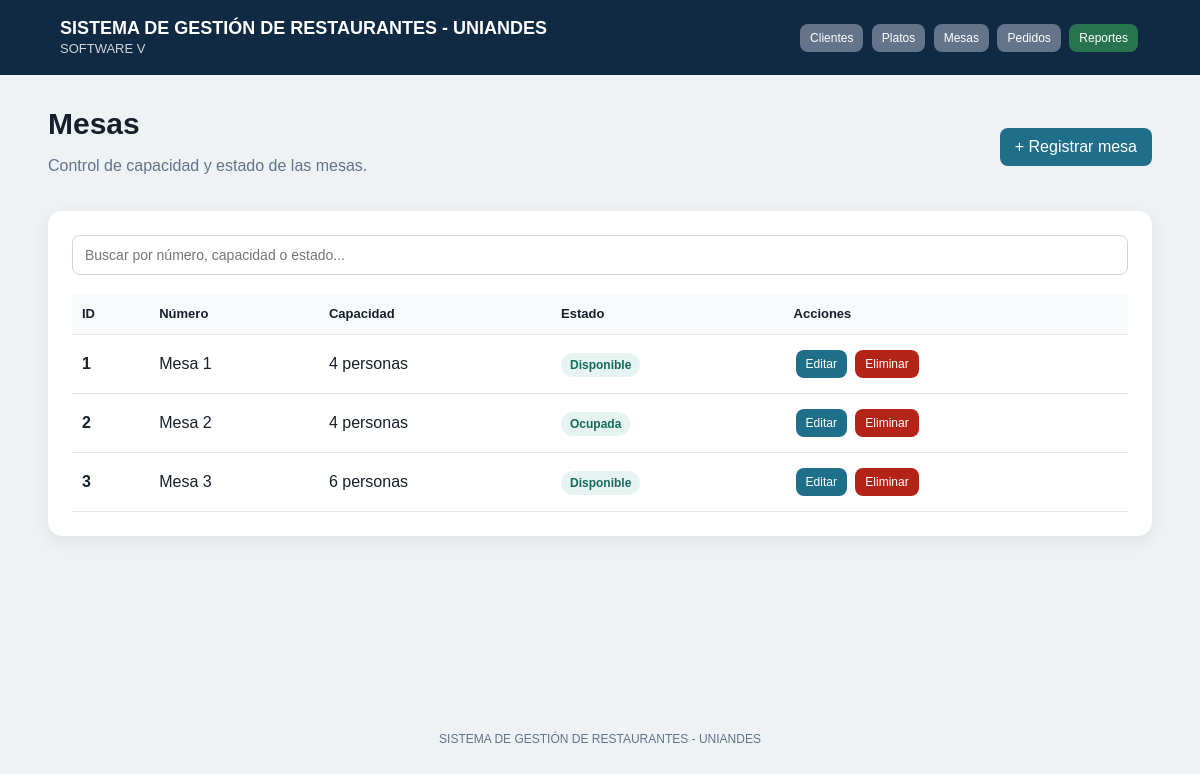
The page /index.php?controller=mesa on the database its author committed.
### tables this page shows
CREATE TABLE mesas (
    id INT AUTO_INCREMENT PRIMARY KEY,
    numero INT NOT NULL UNIQUE,
    capacidad INT NOT NULL,
    estado VARCHAR(20) NOT NULL DEFAULT 'Disponible',
    creado_en TIMESTAMP DEFAULT CURRENT_TIMESTAMP
);

### app/core/Controller.php (called while the page is built, shortened)
<?php
class Controller {
    protected function view(string $view, array $data = []): void {
        extract($data);
        require __DIR__ . '/../views/' . $view . '.php';
    }
}

### app/controllers/MesaController.php (called while the page is built, shortened)
<?php
require_once __DIR__ . '/../core/Controller.php';
require_once __DIR__ . '/../models/Mesa.php';
class MesaController extends Controller {
    public function index(): void {
        $mesas = (new Mesa())->all();
        $this->view('mesas/index', compact('mesas'));
    }
}

### app/core/Router.php (called while the page is built, shortened)
<?php
class Router {
    public function dispatch(): void {
        $action = $_GET['action'] ?? 'index';
        $controller = new $className();
        $controller->$action();
    }
}

### index.php (called while the page is built)
<?php
require_once __DIR__ . '/app/core/Router.php';
$router = new Router();
$router->dispatch();

### config/database.php (called while the page is built)
<?php
class Database {
    private string $host = 'localhost';
    private string $db = 'restaurante';
    private string $user = 'root';
    private string $pass = '';
    private ?PDO $conn = null;
    public function getConnection(): PDO {
        if ($this->conn === null) {
            $dsn = "mysql:host={$this->host};dbname={$this->db};charset=utf8mb4";
            $this->conn = new PDO($dsn, $this->user, $this->pass, [
                PDO::ATTR_ERRMODE => PDO::ERRMODE_EXCEPTION,
                PDO::ATTR_DEFAULT_FETCH_MODE => PDO::FETCH_ASSOC,
                PDO::ATTR_EMULATE_PREPARES => false
            ]);
        }
        return $this->conn;
    }
}

### app/models/Mesa.php (called while the page is built, shortened)
<?php
require_once __DIR__ . '/../../config/database.php';
class Mesa {
    private PDO $db;
    public function __construct() {
        $this->db = (new Database())->getConnection();
    }
    public function all(): array {
        return $this->db->query("SELECT * FROM mesas ORDER BY numero")->fetchAll();
    }
}

### app/views/mesas/index.php (the view, shortened to what this page needs)
<?php require __DIR__ . '/../layout/header.php'; ?>
<div class="hero">
    <div><h1>Mesas</h1><p>Control de capacidad y estado de las mesas.</p></div>
    <a href="index.php?controller=mesa&action=crear" class="btn">+ Registrar mesa</a>
</div>
<div class="card">
    <div class="search"><input id="buscar" type="text" placeholder="Buscar por número, capacidad o estado..."></div>
    <div class="table-wrap">
        <table id="tablaDatos">
            <thead><tr><th>ID</th><th>Número</th><th>Capacidad</th><th>Estado</th><th>Acciones</th></tr></thead>
            <tbody>
            <?php foreach ($mesas as $mesa): ?>
                <tr>
                    <td><b><?= $mesa['id'] ?></b></td>
                    <td>Mesa <?= $mesa['numero'] ?></td>
                    <td><?= $mesa['capacidad'] ?> personas</td>
                    <td><span class="badge"><?= htmlspecialchars($mesa['estado']) ?></span></td>
                    <td>
                        <a class="btn small" href="index.php?controller=mesa&action=editar&id=<?= $mesa['id'] ?>">Editar</a>
                        <a class="btn small danger" onclick="return confirm('¿Eliminar esta mesa?')" href="index.php?controller=mesa&action=eliminar&id=<?= $mesa['id'] ?>">Eliminar</a>
                    </td>
                </tr>
            <?php endforeach; ?>
            </tbody>
        </table>
    </div>
</div>
<?php require __DIR__ . '/../layout/footer.php'; ?>

### public/css/app.css (style rules this page uses)
* { box-sizing: border-box; }
body { margin: 0; font-family: Arial, Helvetica, sans-serif; background: #eef2f5; color: #17202a; }
.hero { display: flex; justify-content: space-between; align-items: center; gap: 20px; margin-bottom: 20px; }
.hero h1 { margin: 4px 0; font-size: 30px; }
.hero p { color: #64748b; }
.card { background: #fff; border-radius: 14px; padding: 24px; box-shadow: 0 5px 18px rgba(15,23,42,.07); margin-bottom: 20px; }
.table-wrap { overflow-x: auto; }
table { width: 100%; border-collapse: collapse; }
th, td { padding: 13px 10px; border-bottom: 1px solid #e5e7eb; text-align: left; }
th { background: #f8fafc; font-size: 13px; }
.btn { display: inline-block; border: 0; border-radius: 8px; padding: 10px 15px; background: #1f6f8b; color: white; text-decoration: none; cursor: pointer; }
.btn.danger { background: #b42318; }
.btn.small { padding: 7px 10px; font-size: 12px; margin: 2px; }
.badge { background: #e6f4f1; color: #176b5b; padding: 5px 9px; border-radius: 999px; font-size: 12px; font-weight: bold; }
.search input, input, select, textarea { width: 100%; padding: 11px 12px; border: 1px solid #cbd5e1; border-radius: 8px; font-size: 14px; background: white; }
.search { margin-bottom: 18px; }

### rows shown on the page
mesas: id "1", numero "1", capacidad "4", estado "Disponible"
mesas: id "2", numero "2", capacidad "4", estado "Ocupada"
mesas: id "3", numero "3", capacidad "6", estado "Disponible"
